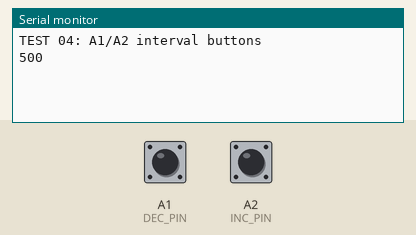
Simulated run of this sketch. Board: Arduino Uno, built with avr-gcc and run on an emulated ATmega328P. On the bench: the last lines printed to the serial monitor. The test bench sets the inputs (shaded band); at power-on: A1 (DEC_PIN) HIGH, A2 (INC_PIN) HIGH.

Above: at 1.2 s.
1.3 s: A1 (DEC_PIN) pulled LOW for 0.15 s
At 2.0 s:
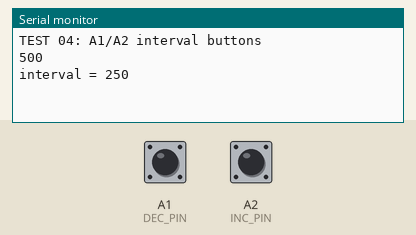
2.9 s: A2 (INC_PIN) pulled LOW for 0.15 s
At 3.2 s:
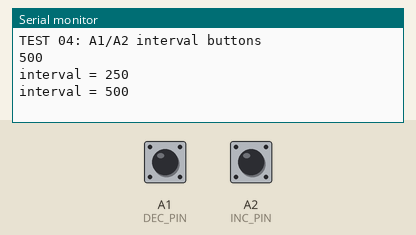
4.5 s: A2 (INC_PIN) pulled LOW for 1 s
At 5.7 s:
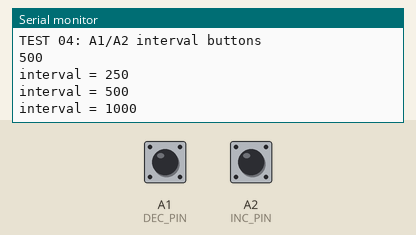

The sketch:

04_interval_buttons.ino
```cpp
#include <Arduino.h>

const uint8_t DEC_PIN = A1;
const uint8_t INC_PIN = A2;
uint8_t indexValue = 2;

uint16_t intervalMs() {
  return (uint16_t)(125U << indexValue);
}

bool previousDec = HIGH;
bool previousInc = HIGH;

void setup() {
  Serial.begin(115200);
  pinMode(DEC_PIN, INPUT_PULLUP);
  pinMode(INC_PIN, INPUT_PULLUP);
  Serial.println(F("TEST 04: A1/A2 interval buttons"));
  Serial.println(intervalMs());
}

void loop() {
  const bool dec = digitalRead(DEC_PIN);
  const bool inc = digitalRead(INC_PIN);

  if (previousDec == HIGH && dec == LOW && indexValue > 0) {
    --indexValue;
    Serial.print(F("interval = "));
    Serial.println(intervalMs());
  }
  if (previousInc == HIGH && inc == LOW && indexValue < 5) {
    ++indexValue;
    Serial.print(F("interval = "));
    Serial.println(intervalMs());
  }

  previousDec = dec;
  previousInc = inc;
  delay(20);
}
```

Measured:
- after the input at 1.3 s, the serial monitor: prints a new line at once (image 1)
- after the input at 2.9 s, the serial monitor: prints a new line at once (image 2)
- after the input at 4.5 s, the serial monitor: prints a new line at once (image 3)
